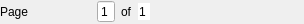
<?xml version="1.0" encoding="UTF-8"?>
<ui version="4.0">
 <class>KPlato::ReportNavigator</class>
 <widget class="QWidget" name="KPlato::ReportNavigator">
  <property name="geometry">
   <rect>
    <x>0</x>
    <y>0</y>
    <width>304</width>
    <height>24</height>
   </rect>
  </property>
  <layout class="QHBoxLayout" name="horizontalLayout">
   <property name="margin">
    <number>0</number>
   </property>
   <item>
    <widget class="QLabel" name="label_2">
     <property name="text">
      <string>Page</string>
     </property>
    </widget>
   </item>
   <item>
    <widget class="QPushButton" name="ui_first">
     <property name="enabled">
      <bool>false</bool>
     </property>
     <property name="sizePolicy">
      <sizepolicy hsizetype="Minimum" vsizetype="Fixed">
       <horstretch>0</horstretch>
       <verstretch>0</verstretch>
      </sizepolicy>
     </property>
     <property name="maximumSize">
      <size>
       <width>25</width>
       <height>25</height>
      </size>
     </property>
     <property name="toolTip">
      <string>Go to first page</string>
     </property>
     <property name="text">
      <string/>
     </property>
     <property name="flat">
      <bool>true</bool>
     </property>
    </widget>
   </item>
   <item>
    <widget class="QPushButton" name="ui_prev">
     <property name="enabled">
      <bool>false</bool>
     </property>
     <property name="maximumSize">
      <size>
       <width>25</width>
       <height>25</height>
      </size>
     </property>
     <property name="toolTip">
      <string>Go to previous page</string>
     </property>
     <property name="text">
      <string/>
     </property>
     <property name="flat">
      <bool>true</bool>
     </property>
    </widget>
   </item>
   <item>
    <widget class="KIntSpinBox" name="ui_selector">
     <property name="toolTip">
      <string>Show page</string>
     </property>
     <property name="alignment">
      <set>Qt::AlignRight|Qt::AlignTrailing|Qt::AlignVCenter</set>
     </property>
     <property name="readOnly">
      <bool>false</bool>
     </property>
     <property name="buttonSymbols">
      <enum>QAbstractSpinBox::NoButtons</enum>
     </property>
     <property name="minimum">
      <number>1</number>
     </property>
     <property name="maximum">
      <number>1</number>
     </property>
    </widget>
   </item>
   <item>
    <widget class="QLabel" name="label">
     <property name="text">
      <string>of</string>
     </property>
    </widget>
   </item>
   <item>
    <widget class="QSpinBox" name="ui_max">
     <property name="enabled">
      <bool>true</bool>
     </property>
     <property name="focusPolicy">
      <enum>Qt::NoFocus</enum>
     </property>
     <property name="contextMenuPolicy">
      <enum>Qt::NoContextMenu</enum>
     </property>
     <property name="frame">
      <bool>false</bool>
     </property>
     <property name="alignment">
      <set>Qt::AlignRight|Qt::AlignTrailing|Qt::AlignVCenter</set>
     </property>
     <property name="readOnly">
      <bool>true</bool>
     </property>
     <property name="buttonSymbols">
      <enum>QAbstractSpinBox::NoButtons</enum>
     </property>
     <property name="keyboardTracking">
      <bool>false</bool>
     </property>
     <property name="minimum">
      <number>1</number>
     </property>
     <property name="maximum">
      <number>1</number>
     </property>
    </widget>
   </item>
   <item>
    <widget class="QPushButton" name="ui_next">
     <property name="enabled">
      <bool>false</bool>
     </property>
     <property name="maximumSize">
      <size>
       <width>25</width>
       <height>25</height>
      </size>
     </property>
     <property name="toolTip">
      <string>Go to next page</string>
     </property>
     <property name="text">
      <string/>
     </property>
     <property name="flat">
      <bool>true</bool>
     </property>
    </widget>
   </item>
   <item>
    <widget class="QPushButton" name="ui_last">
     <property name="enabled">
      <bool>false</bool>
     </property>
     <property name="maximumSize">
      <size>
       <width>25</width>
       <height>25</height>
      </size>
     </property>
     <property name="toolTip">
      <string>Go to last page</string>
     </property>
     <property name="text">
      <string/>
     </property>
     <property name="flat">
      <bool>true</bool>
     </property>
    </widget>
   </item>
   <item>
    <spacer name="horizontalSpacer">
     <property name="orientation">
      <enum>Qt::Horizontal</enum>
     </property>
     <property name="sizeHint" stdset="0">
      <size>
       <width>40</width>
       <height>20</height>
      </size>
     </property>
    </spacer>
   </item>
  </layout>
 </widget>
 <customwidgets>
  <customwidget>
   <class>KIntSpinBox</class>
   <extends>QSpinBox</extends>
   <header>knuminput.h</header>
  </customwidget>
 </customwidgets>
 <resources/>
 <connections/>
</ui>
